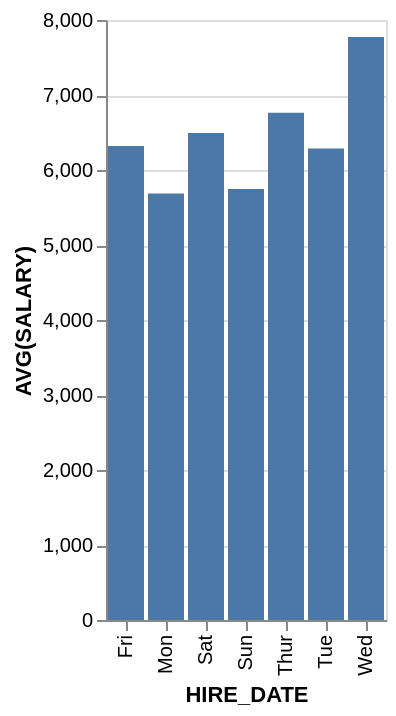

Source (Vega-Lite JSON):
### Vega-Lite specification from a JSON file in a GitHub repository (floating-point values rounded to 4 significant figures)
{"data": {"values": [{"x_data": "Mon", "y_data": 5686.0}, {"x_data": "Tue", "y_data": 6287.0}, {"x_data": "Wed", "y_data": 7775}, {"x_data": "Thur", "y_data": 6762.0}, {"x_data": "Fri", "y_data": 6320}, {"x_data": "Sat", "y_data": 6493.0}, {"x_data": "Sun", "y_data": 5747.0}]}, "mark": "bar", "encoding": {"x": {"field": "x_data", "type": "nominal", "title": "HIRE_DATE", "sort": "ascending"}, "y": {"field": "y_data", "type": "quantitative", "title": "AVG(SALARY)"}}}
